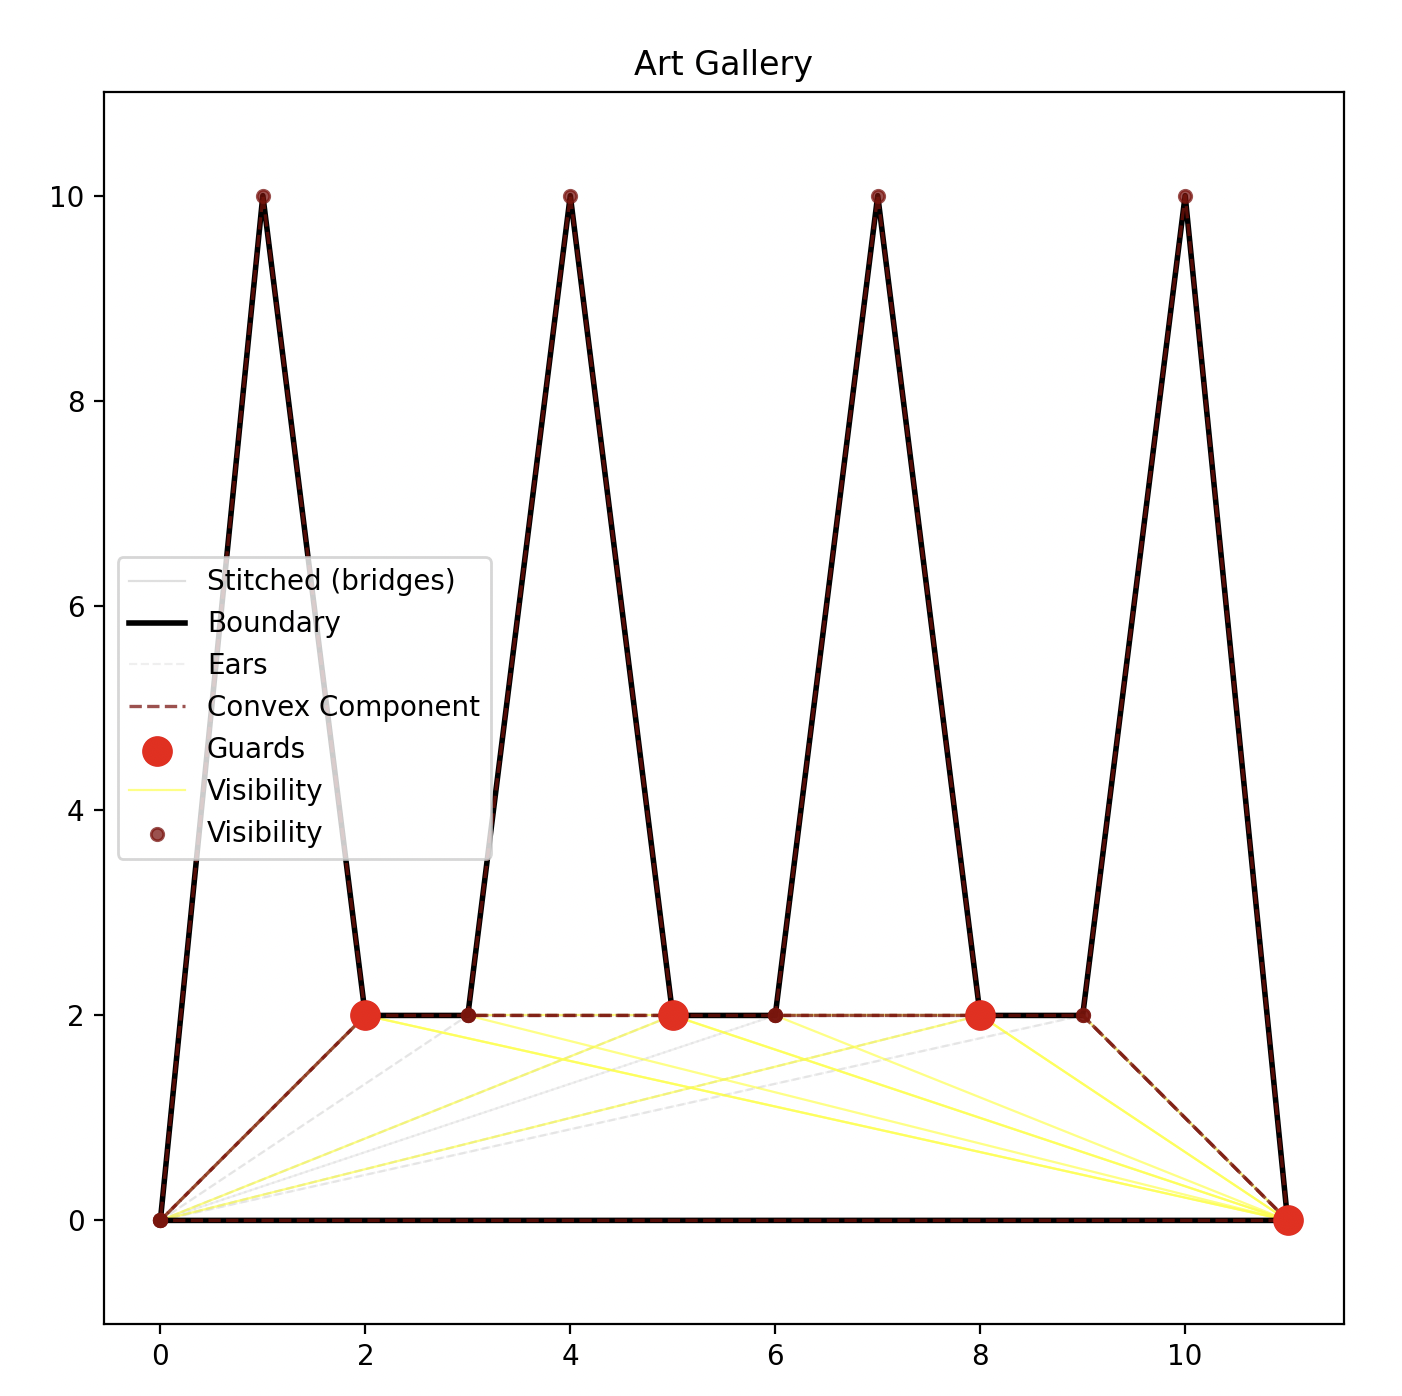

This chart was generated by the following Python code:
from __future__ import annotations

from art import ArtGallery

if __name__ == "__main__":
    gallery = ArtGallery(
        {
            "polygon": [
                ["0.0", "0.0"],
                ["1.0", "10.0"],
                ["2.0", "2.0"],
                ["3.0", "2.0"],
                ["4.0", "10.0"],
                ["5.0", "2.0"],
                ["6.0", "2.0"],
                ["7.0", "10.0"],
                ["8.0", "2.0"],
                ["9.0", "2.0"],
                ["10.0", "10.0"],
                ["11.0", "0.0"],
            ],
        }
    )
    print(gallery)
    gallery.plot()
